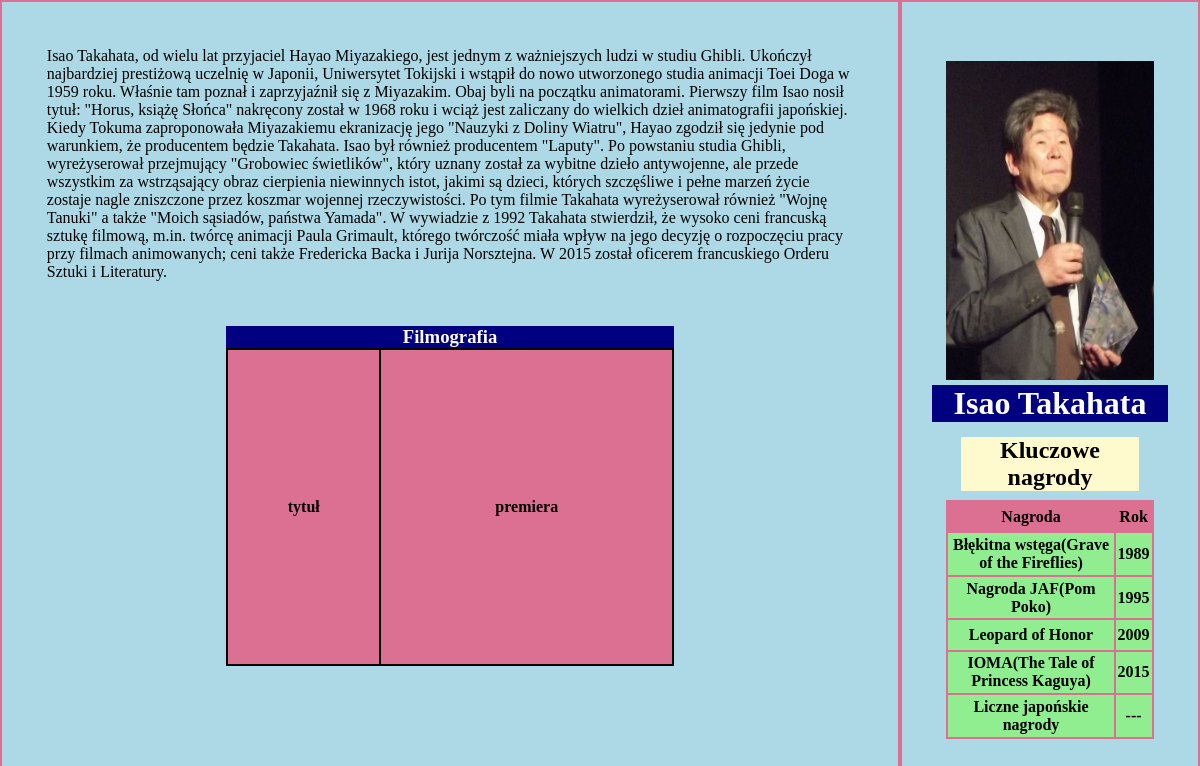
Before: /takahata.php with the older database file.
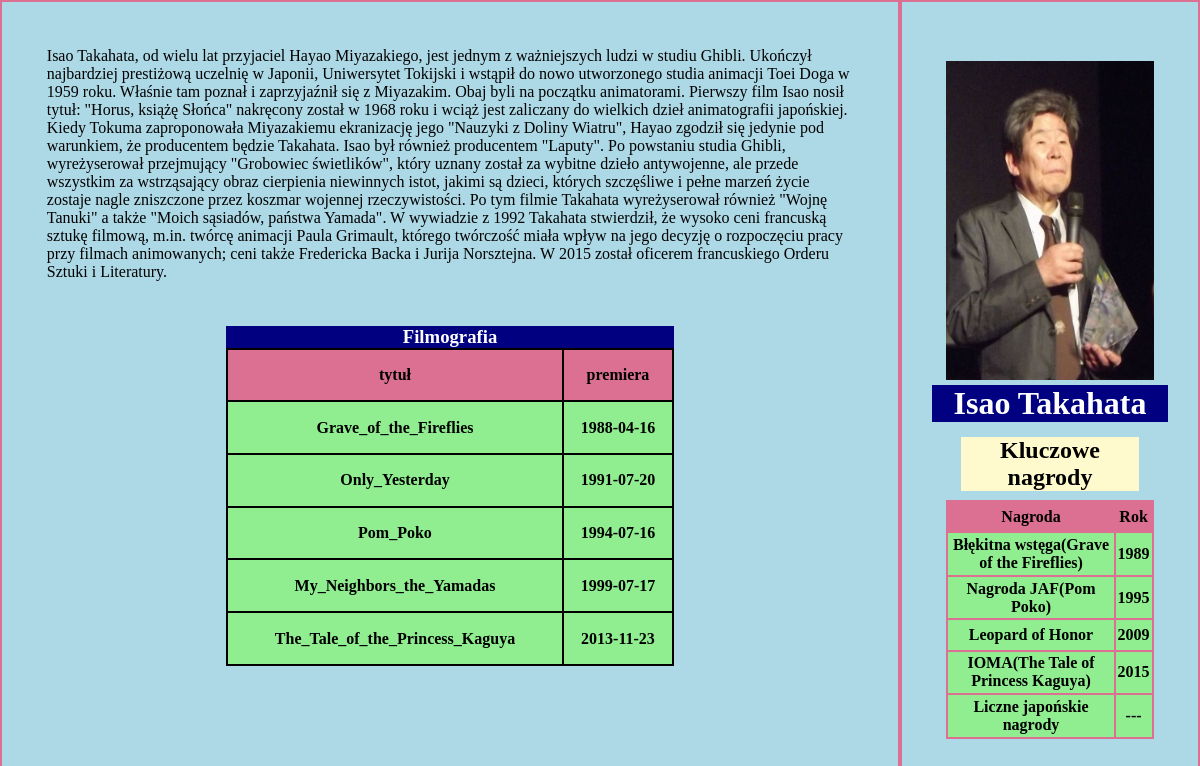
After: the same page with the newer database file.
### tables this page shows
CREATE TABLE IF NOT EXISTS `ghibli` (
  `id` int(10) UNSIGNED NOT NULL AUTO_INCREMENT,
  `rezyser` varchar(30) NOT NULL,
  `tytul` varchar(40) NOT NULL,
  `data_premiery` date NOT NULL,
  PRIMARY KEY (`id`)
);

### takahata.php (the view, shortened to what this page needs)
<html>
    <head>
        <link rel="stylesheet" href="miyazakiphp.css">
    </head>
    <body>
        <div class="container">
            <div class="main item">
               <p>Isao Takahata, od wielu lat przyjaciel Hayao Miyazakiego, jest jednym z ważniejszych ludzi w studiu Ghibli.
                  Ukończył najbardziej prestiżową uczelnię w Japonii, Uniwersytet Tokijski i wstąpił do nowo utworzonego studia animacji Toei Doga w 1959 roku.
                  Właśnie tam poznał i zaprzyjaźnił się z Miyazakim. Obaj byli na początku animatorami. Pierwszy film Isao nosił tytuł: "Horus, książę Słońca" nakręcony został w 1968 roku i wciąż jest zaliczany do wielkich dzieł animatografii japońskiej.
                  Kiedy Tokuma zaproponowała Miyazakiemu ekranizację jego "Nauzyki z Doliny Wiatru", Hayao zgodził się jedynie pod warunkiem, że producentem będzie Takahata.
                  Isao był również producentem "Laputy". Po powstaniu studia Ghibli, wyreżyserował przejmujący "Grobowiec świetlików", który uznany został za wybitne dzieło antywojenne, ale przede wszystkim za wstrząsający obraz cierpienia niewinnych istot, jakimi są dzieci, których szczęśliwe i pełne marzeń życie zostaje nagle zniszczone przez koszmar wojennej rzeczywistości.
                  Po tym filmie Takahata wyreżyserował również "Wojnę Tanuki" a także "Moich sąsiadów, państwa Yamada". W wywiadzie z 1992 Takahata stwierdził, że wysoko ceni francuską sztukę filmową, m.in. twórcę animacji Paula Grimault, którego twórczość miała wpływ na jego decyzję o rozpoczęciu pracy przy filmach animowanych; ceni także Fredericka Backa i Jurija Norsztejna.
                  W 2015 został oficerem francuskiego Orderu Sztuki i Literatury.</p>
                  <?php
            $servername = "localhost";
            $username = "root";
            $password = "";
            $dbname = "sikora";
            $conn = new mysqli($servername, $username, $password, $dbname);
            $result1 = $conn->query("SELECT * FROM ghibli where rezyser='Isao_Takahata' order by data_premiery");
            echo("<h3>Filmografia</h3>");
            echo("<table class='tabelka'>");
            echo("<tr class='trtab'>
            <th class='thtab'>tytuł</th>
            <th class='thtab'>premiera</th>
            </tr>");
            while($row=$result1->fetch_assoc() ){
                echo("<tr class='trtab'>");
                echo("<td class='tdtab'>".$row['tytul']."</td>");
                echo("<td class='tdtab'>".$row['data_premiery']."</td>");
                echo("</tr>");
            }
            echo("</table>");
        ?>
                </div>
            <div class="side item">
                <img src="takahata.jpg" alt="takahata">
                <h1>Isao Takahata</h1>
                <h2>Kluczowe nagrody</h2>
                <table>
                    <tr>
                        <th>Nagroda</th>
                        <th>Rok</th>
                    </tr>
                    <tr>
                        <td>Błękitna wstęga(Grave of the Fireflies)</td>
                        <td>1989</td>
                    </tr>
                    <tr>
                        <td>Nagroda JAF(Pom Poko)</td>
                        <td>1995</td>
                    </tr>
                    <tr>
                        <td>Leopard of Honor</td>
                        <td>2009</td>
                    </tr>
                    <tr>
                        <td>IOMA(The Tale of Princess Kaguya)</td>
                        <td>2015</td>
                    </tr>
                    <tr>
                        <td>Liczne japońskie nagrody</td>
                        <td>---</td>
                    </tr>
                </table>
            </div>
        </div>
    </body>
</html>

Changed rows visible on the page:
added ghibli: tytul "Grave_of_the_Fireflies", data_premiery "1988-04-16"
added ghibli: tytul "Only_Yesterday", data_premiery "1991-07-20"
added ghibli: tytul "Pom_Poko", data_premiery "1994-07-16"
added ghibli: tytul "My_Neighbors_the_Yamadas", data_premiery "1999-07-17"
added ghibli: tytul "The_Tale_of_the_Princess_Kaguya", data_premiery "2013-11-23"
